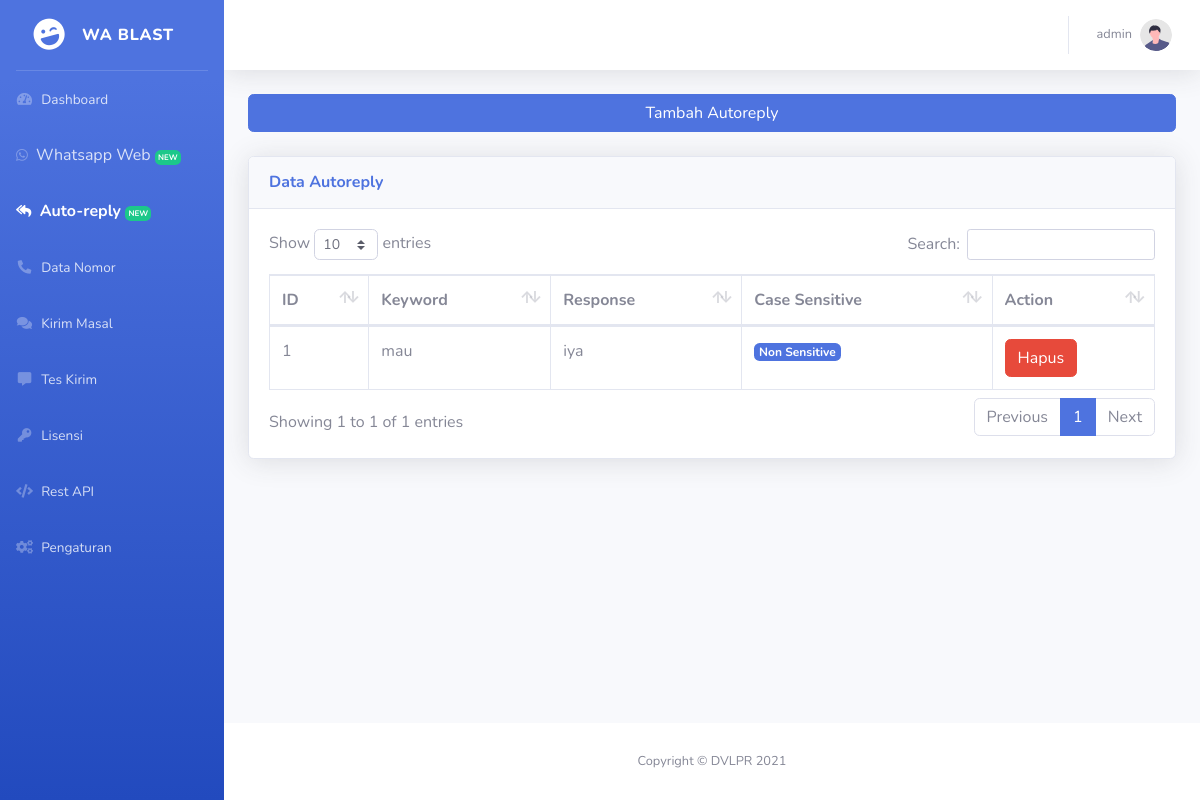
The page /auto_reply.php (signed in) on the database its author committed.
### tables this page shows
CREATE TABLE `autoreply`  (
  `id` int(11) NOT NULL AUTO_INCREMENT,
  `keyword` varchar(255) NOT NULL,
  `response` varchar(255) NOT NULL,
  `case_sensitive` enum('0','1') NOT NULL DEFAULT '0',
  PRIMARY KEY (`id`) USING BTREE
);

### auto_reply.php (the view, shortened to what this page needs)
<?php
include_once("helper/function.php");
?>
<!DOCTYPE html>
<html lang="en">
<head>
    <link href="vendor/fontawesome-free/css/all.min.css" rel="stylesheet" type="text/css">
    <link href="css/sb-admin-2.min.css" rel="stylesheet">
    <link rel="stylesheet" href="https://cdnjs.cloudflare.com/ajax/libs/toastr.js/latest/toastr.css" />
    <link href="vendor/datatables/dataTables.bootstrap4.min.css" rel="stylesheet">
</head>
<body id="page-top">
    <div id="wrapper">
        <ul class="navbar-nav bg-gradient-primary sidebar sidebar-dark accordion" id="accordionSidebar">
            <a class="sidebar-brand d-flex align-items-center justify-content-center" href="index.php">
                <div class="sidebar-brand-icon rotate-n-15">
                    <i class="fas fa-laugh-wink"></i>
                </div>
                <div class="sidebar-brand-text mx-3">Wa Blast</div>
            </a>
            <hr class="sidebar-divider my-0">
            <li class="nav-item">
                <a class="nav-link" href="index.php">
                    <i class="fas fa-fw fa-tachometer-alt"></i>
                    <span>Dashboard</span></a>
            </li>
            <li class="nav-item">
                <a class="nav-link" href="waweb/index.php" target="_blank">
                    <i class="fab fa-whatsapp"></i>
                    Whatsapp Web <span class="badge badge-success" style="font-size:50%">NEW</span></a>
            </li>
            <li class="nav-item active">
                <a class="nav-link" href="auto_reply.php">
                    <i class="fas fa-reply-all"></i>
                    Auto-reply <span class="badge badge-success" style="font-size:50%">NEW</span></a>
            </li>
            <li class="nav-item">
                <a class="nav-link" href="nomor.php">
                    <i class="fas fa-fw fa-phone-alt"></i>
                    <span>Data Nomor</span></a>
            </li>
            <li class="nav-item">
                <a class="nav-link" href="kirim.php">
                    <i class="fas fa-fw fa-comments"></i>
                    <span>Kirim Masal</span></a>
            </li>
            <li class="nav-item">
                <a class="nav-link" href="tes_kirim.php">
                    <i class="fas fa-fw fa-comment-alt"></i>
                    <span>Tes Kirim</span></a>
            </li>
            <?php if($_SESSION['level'] == '1'){?>
            <li class="nav-item">
                <a class="nav-link" href="lisensi.php">
                    <i class="fas fa-fw fa-key"></i>
                    <span>Lisensi</span></a>
            </li>
            <?php } ?>
            <li class="nav-item">
                <a class="nav-link" href="rest_api.php">
                    <i class="fas fa-fw fa-code"></i>
                    <span>Rest API</span></a>
            </li>
            <li class="nav-item">
                <a class="nav-link" href="pengaturan.php">
                    <i class="fas fa-fw fa-cogs"></i>
                    <span>Pengaturan</span></a>
            </li>
        </ul>
        <div id="content-wrapper" class="d-flex flex-column">
            <div id="content">
                <nav class="navbar navbar-expand navbar-light bg-white topbar mb-4 static-top shadow">
                    <ul class="navbar-nav ml-auto">
                        <li class="nav-item dropdown no-arrow">
                            <a class="nav-link dropdown-toggle" href="#" id="userDropdown" role="button"
                                data-toggle="dropdown" aria-haspopup="true" aria-expanded="false">
                                <span class="mr-2 d-none d-lg-inline text-gray-600 small"><?= $_SESSION['username'] ?></span>
                                <img class="img-profile rounded-circle"
                                    src="img/undraw_profile.svg">
                            </a>
                        </li>
                    </ul>
                </nav>
                <div class="container-fluid">
                    <button type="button" class="btn btn-primary btn-block" data-toggle="modal" data-target="#exampleModal">
                        Tambah Autoreply
                    </button>
                    <br>
                    <div class="card shadow mb-4">
                        <div class="card-header py-3">
                            <h6 class="m-0 font-weight-bold text-primary">Data Autoreply</h6>
                        </div>
                        <div class="card-body">
                            <div class="table-responsive">
                                <table class="table table-bordered" id="dataTable" width="100%" cellspacing="0">
                                    <thead>
                                        <tr>
                                            <th>ID</th>
                                            <th>Keyword</th>
                                            <th>Response</th>
                                            <th>Case Sensitive</th>
                                            <th>Action</th>
                                        </tr>
                                    </thead>
                                    <tbody>
                                        <?php
                                        $q = mysqli_query($koneksi, "SELECT * FROM autoreply");
                                        while($row = mysqli_fetch_assoc($q)){
                                            echo '<tr>';
                                            echo '<td>'.$row['id'].'</td>';
                                            echo '<td>'.$row['keyword'].'</td>';
                                            echo '<td>'.$row['response'].'</td>';
                                            if($row['case_sensitive'] == "0"){
                                                echo '<td><span class="badge badge-primary">Non Sensitive</span></td>';
                                            }else{
                                                echo '<td><span class="badge badge-danger">Sensitive</span></td>';
                                            }
                                            echo '<td><a class="btn btn-danger" href="auto_reply.php?act=hapus&id='.$row['id'].'">Hapus</a></td>';
                                            echo '</tr>';
                                        }
                                        ?>
                                    </tbody>
                                </table>
                            </div>
                        </div>
                    </div>
                </div>
            </div>
            <footer class="sticky-footer bg-white">
                <div class="container my-auto">
                    <div class="copyright text-center my-auto">
                        <span>Copyright &copy; DVLPR 2021</span>
                    </div>
                </div>
            </footer>
        </div>
    </div>
</body>
</html>

### rows shown on the page
autoreply: id "1", keyword "mau", response "iya", case_sensitive "Non Sensitive"

### other values the page prints
$_SESSION['username'] "admin"
